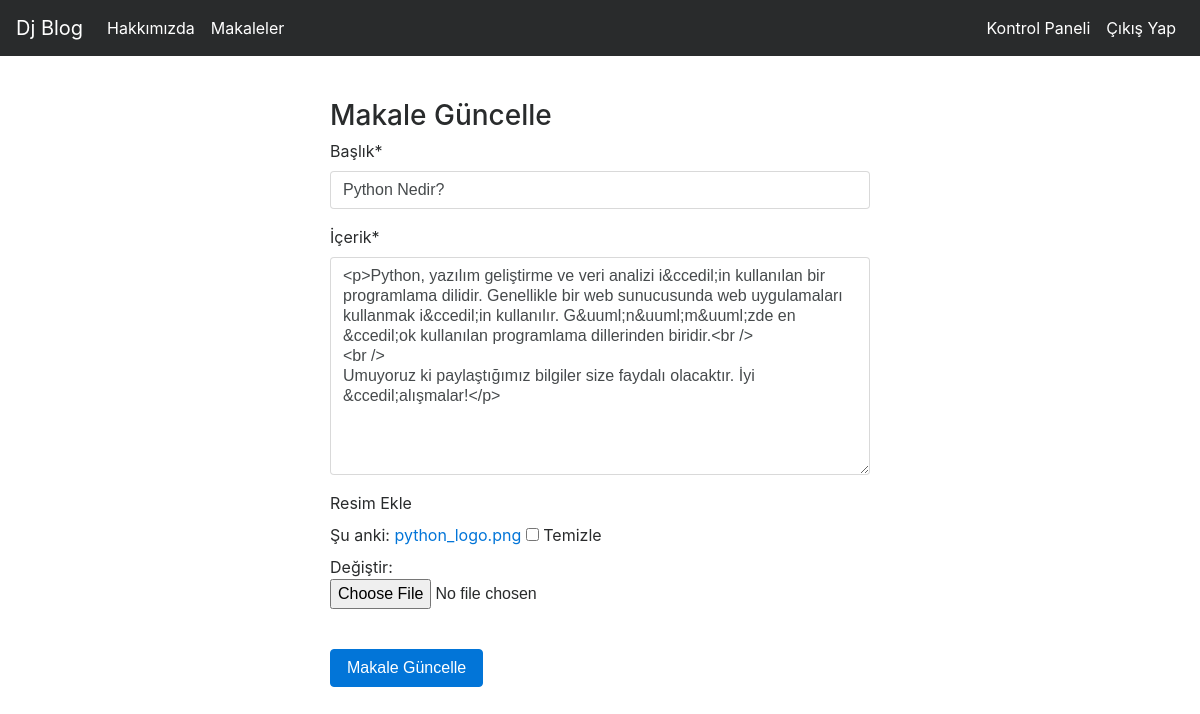
Screenshot of /articles/update/74 (signed in) with the database file from the repository.
### article/models.py (models this page shows, shortened)
class Article(models.Model):
    author = models.ForeignKey("auth.User",on_delete= models.CASCADE,verbose_name="Yazar")
    title = models.CharField(max_length=50,verbose_name="Başlık")
    content = RichTextField(verbose_name="İçerik")
    created_date = models.DateTimeField(auto_now_add=True,verbose_name="Oluşturma Tarihi")
    article_image = models.FileField(blank = True,null= True,verbose_name="Resim Ekle")
    class Meta:
        ordering = ['-created_date']

### article/views.py (the view, shortened to what this page needs)
# urls.py: path('update/<int:id>',views.updateArticle,name="update"),
@login_required(login_url= "user:login")
def updateArticle(request,id):
    article = get_object_or_404(Article,id = id)
    form = ArticleForm(request.POST or None,request.FILES or None,instance = article) #instance = article formun mevcut bilgileri ile gelmesi için.
    return render(request,"update.html",{"form": form})

### article/forms.py
class ArticleForm(forms.ModelForm):
    class Meta:
        model = Article
        fields = ["title","content","article_image"]

### templates/update.html (shortened to what this page needs)
{% extends 'layout.html' %}
{% block body %}
{% load crispy_forms_tags %}
<div class="row">
    <div class="col-md-6 offset-md-3">
        <h3>Makale Güncelle</h3>
        <form method="POST" enctype="multipart/form-data">
            {{form|crispy}}
             <br>
            <button type = "submit" class="btn btn-primary">Makale Güncelle</button>
        </form>
    </div>
</div>
{% endblock  %}

### rows the page displays
Article: title "Python Nedir?", content "<p>Python, yazılım geliştirme ve veri analizi i&ccedil;in kullanılan bir programlama dilidir. Genellikle bir web sunucusunda web uygulamaları kullanmak i&ccedil;in kullanılır. G&uuml;n&uuml;m&uuml;zde en &ccedil;ok kullanılan programlama dillerinden biridir.<br /> <br /> Umuyoruz ki paylaştığımız bilgiler size faydalı olacaktır. İyi &ccedil;alışmalar!</p>"
